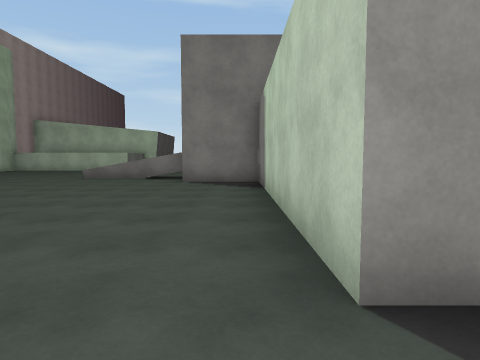
view 1 (above)

20 first-person views from a walk through a scene from a Unity 3-D project. The camera is 1.3 m above the floor, tilts 4° down and sees 75° across. The floor is counted in squares, 2 m on a side. Each view is taken from the middle of a square. On the plan, view 1 faces up. The plan holds only what a view shows up to about 10 squares ahead; the rest is blank. The place goes on beyond the plan. The player is left out. Surface patterns are stand-ins for the level's own textures.

view 2
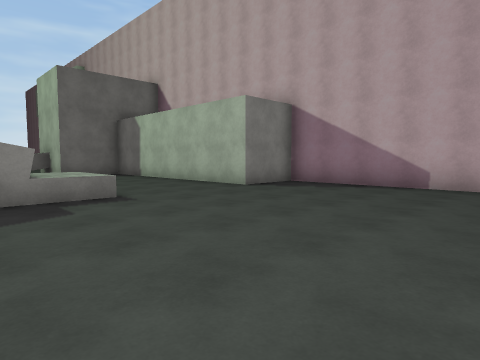

view 3
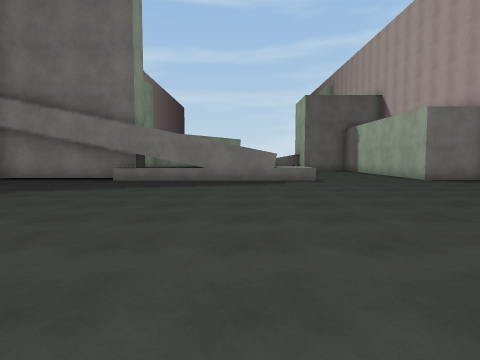

view 4
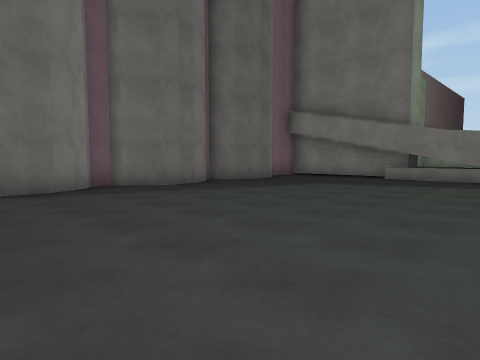

view 5
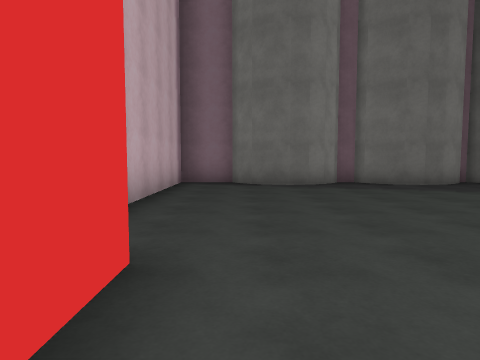

view 6
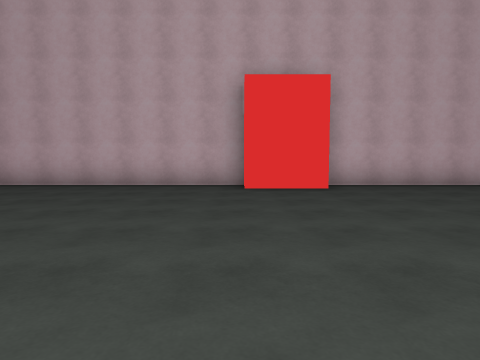

view 7
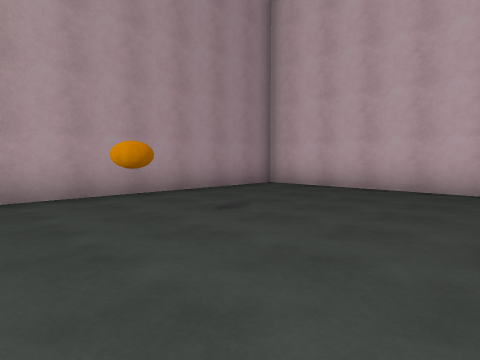

view 8
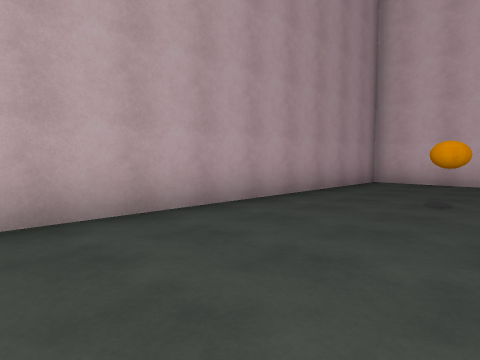

view 9
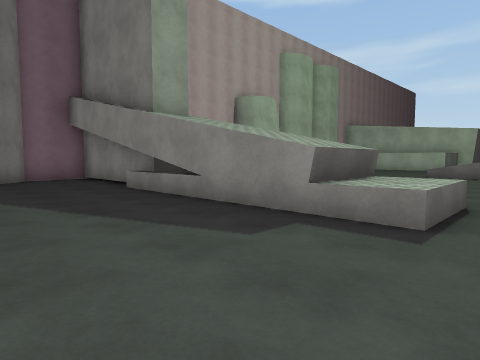

view 10
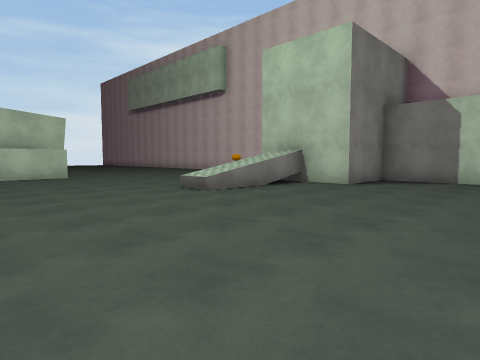

view 11
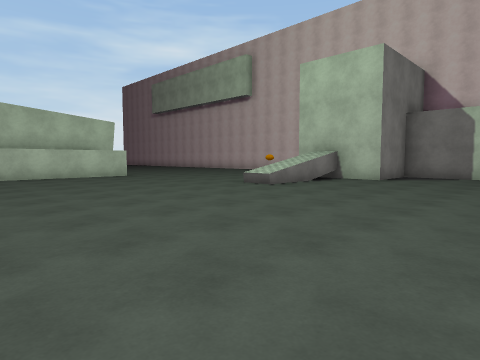

view 12
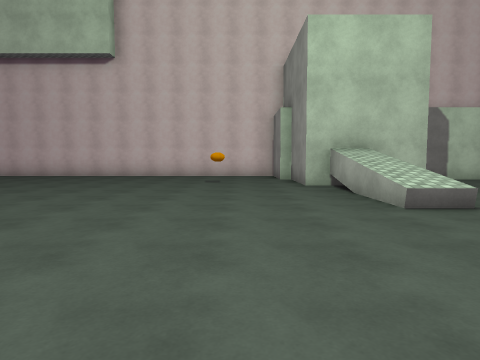

view 13
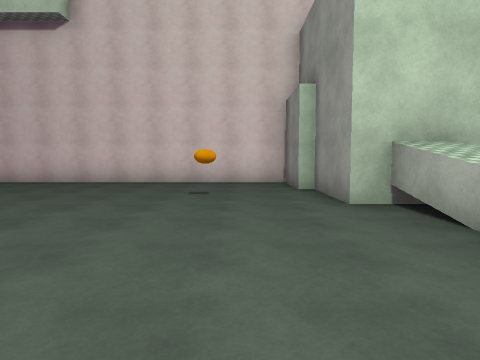

view 14
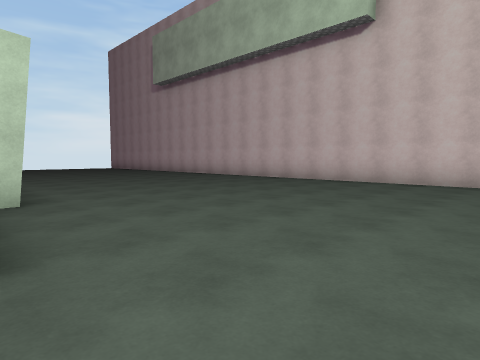

view 15
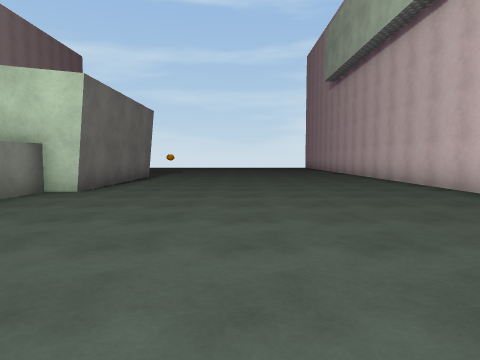

view 16
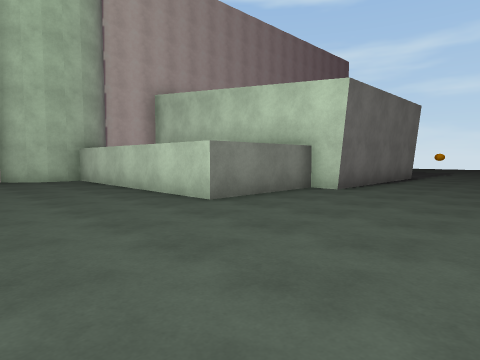

view 17
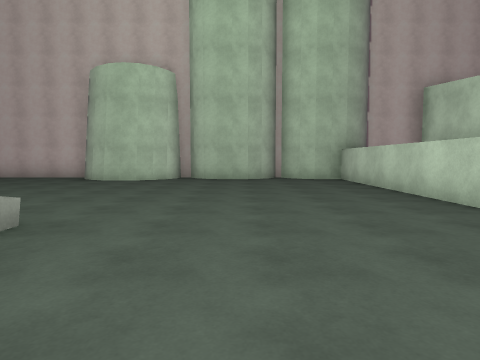

view 18
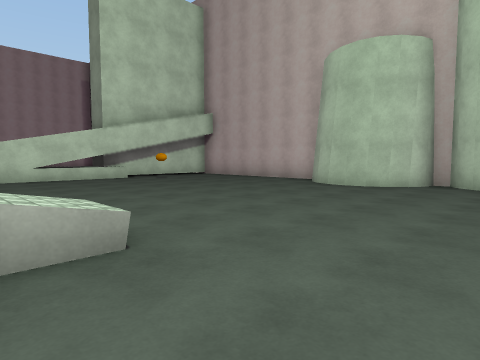

view 19
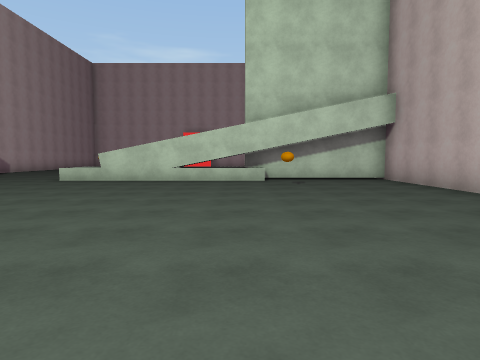

view 20
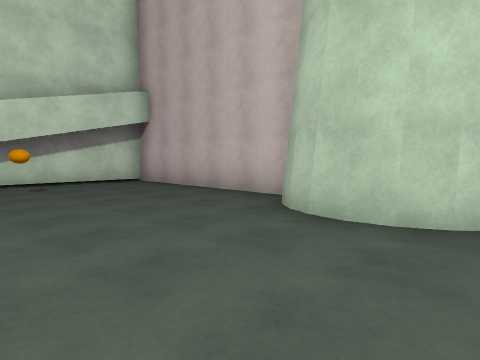

### Floor plan
Points are (right, up) in squares from view 1. A wall is a line through its corners. A room is listed if a view was taken in it or the views show most of it. See-through windows are left out.
Room 1 (views 1, 2, 3, 4, 5, 6, 7, 8, 9)
walls: (-2.8, 1.1) (-8.8, 1.1); (-6, -9.7) (-4, -9.7); (-8.2, 1.5) (-12.4, 1.5) (-12.4, -0.1); (-4.1, -10.6) (2.4, -10.6) (2.4, 1.3) (0.5, 1.3) (0.5, 4.5); (-11.9, -3.6) (-11.6, -4.3) (-11.7, -5.2) (-12.2, -5.8); (-11.8, -2.4) (-12.2, -2.7); (-11.6, -1.5) (-11.6, -1.9) (-11.9, -2.4); (-12.2, -3.2) (-11.7, -3.8) (-11.6, -4.8) (-11.9, -5.4); (-11.9, -6.9) (-11.6, -7.5) (-11.7, -8.3); (-12.2, -6.5) (-11.7, -7.1) (-11.6, -8) (-11.9, -8.7); (-12.4, -5.9) (-12.4, -6.5); (-12.2, -0.2) (-11.8, -0.6); (-11.8, -8.7) (-12.2, -9.1); (-12.4, -9.1) (-12.4, -10.6) (-6.1, -10.6)
low walls: (-2.8, 3) (-2.8, 1.1)
ways out: opening at (-1, 3.7) to room 2
Room 2 (views 10, 11, 12, 13, 14, 15, 16, 17, 18, 19, 20)
walls: (-5, 10.9) (-1.5, 10.9); (-11.4, 10.4) (-11.1, 9.7) (-11.2, 9); (-11.6, 12.4) (-12, 11.6); (-11.7, 13.3) (-11.6, 12.8); (-11.8, 13.7) (-11.6, 13) (-11.7, 12.1) (-12.2, 11.5); (-11.3, 8.7) (-11.7, 8.2); (-12.1, 11) (-11.7, 10.7) (-11.3, 10.3) (-11.1, 9.2) (-11.4, 8.6); (-11.6, 15.5) (-12, 14.7); (-11.6, 15.8) (-11.7, 15.1) (-12.2, 14.5) (-12.5, 14.3); (-12.4, 7.9) (-12.4, 2.4) (-8.2, 2.4); (0.5, 4.5) (0.5, 8.6) (-1.6, 8.6) (-1.6, 11.4) (0.5, 11.4) (0.5, 11.8) (2.4, 11.8) (2.4, 22.5); (-8.8, 3) (-2.8, 3); (-5.1, 22.5) (-5.1, 19) (-5.8, 19) (-5.8, 16.1) (-11.6, 16.1)
ways out: opening at (-1, 3.7) to room 1

Positions as (right, up) in squares from view 1, and headings:
1: (0, 0), facing up
2: (-5, -4), facing up-right
3: (-5, -8), facing up
4: (-5, -9), facing up-left
5: (-4, -9), facing left
6: (-4, -3), facing down
7: (-3, -4), facing down-right
8: (-1, -2), facing down-right
9: (-2, -2), facing up-left
10: (-9, 5), facing up-right
11: (-11, 5), facing up-right
12: (-9, 13), facing right
13: (-6, 13), facing right
14: (-6, 14), facing up-right
15: (-2, 13), facing up
16: (-2, 13), facing up-left
17: (-2, 13), facing left
18: (-4, 13), facing down-left
19: (-8, 12), facing down
20: (-8, 11), facing down-left
